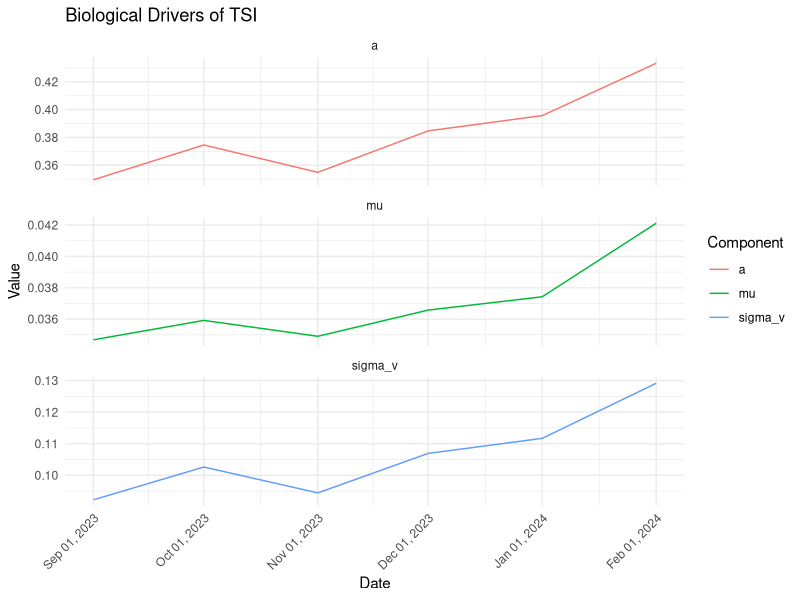
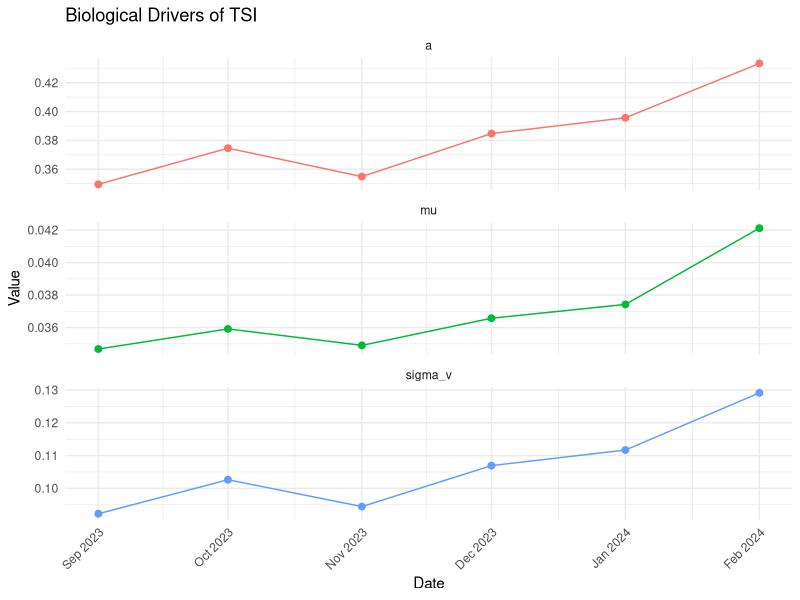
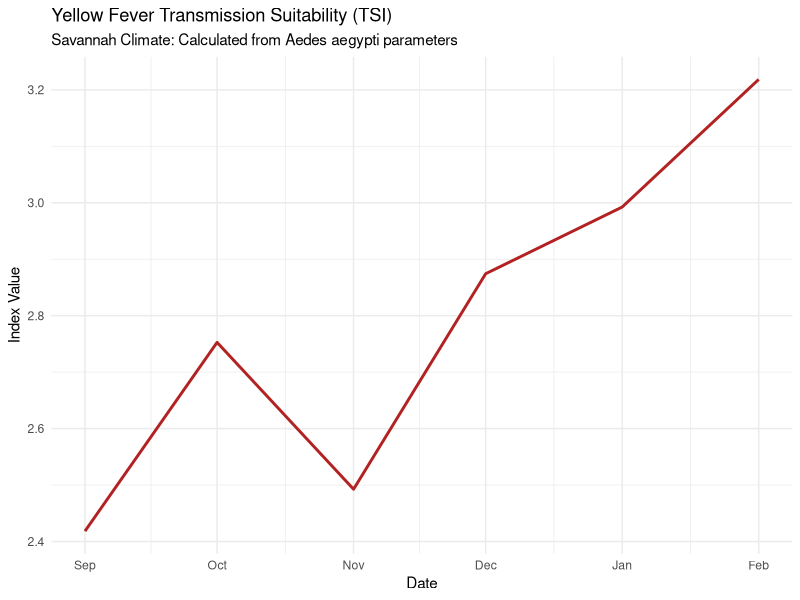
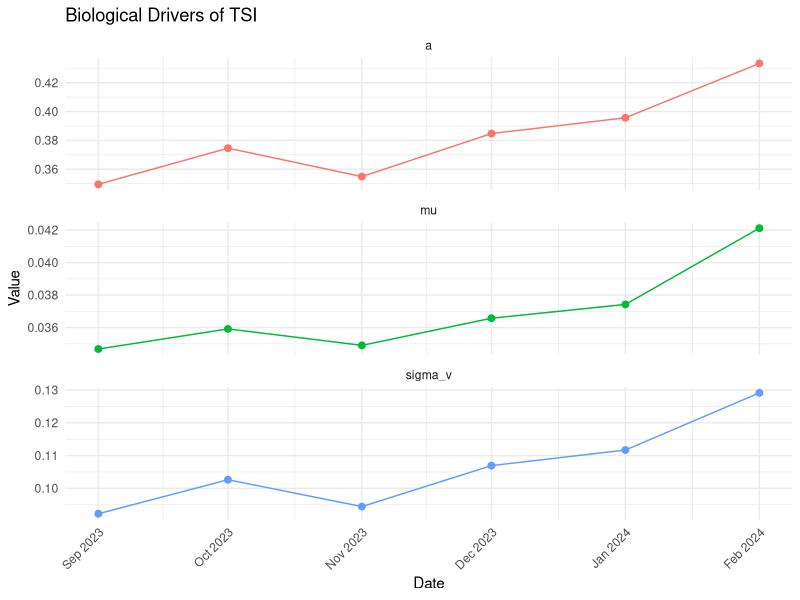

The R source for these figures, in order: (Note: this script raises an error after producing the figures.)
## ---- chunk 1
knitr::opts_chunk$set(echo = TRUE)
## ---- chunk 2
library(tidyverse)
## ---- chunk 3
sudan_climate <- read.csv("sudan_outbreak_temp.csv")
## ---- chunk 4
sudan_climate <- sudan_climate %>%
  rename(T = avg_t)
## ---- chunk 5
#TSI
# Based on Gaythorpe et al. / Mordecai et al. parameters for Aedes aegypti
calculate_tsi <- function(temp) {

# Biting rate (a) 
  
a_c    <- 0.000272  # Scaling constant
a_Tmin <- 13.35     # Thermal minimum 
a_Tmax <- 40.13     # Thermal maximum

# Biting rate (a) calculation
a <- a_c * temp * (temp - a_Tmin) * sqrt(pmax(0, a_Tmax - temp)) #Brière thermal response

# Use the variables for the cutoff to ensure consistency
a <- ifelse(temp > a_Tmin & temp < a_Tmax, a, 0)
  


# Mortality (mu) - 1/lifespan

mu_c    <- 0.148 #Mordecai 2017
mu_Tmin <- 9.16
mu_Tmax <- 37.73

lf <- mu_c * (temp - mu_Tmin) * (mu_Tmax - temp) #quadratic thermal response
mu <- 1 / pmax(lf, 1) #provide floor, avoid dividing by zero


#PDR or Incubation rate (1/EIP)
c_eip <- 0.0001
tmin_eip <- 17.67
tmax_eip <- 42.1

# Calculate the Rate (PDR) or sigma_v
sigma_v = c_eip * temp * (temp - tmin_eip) * sqrt(pmax(0, tmax_eip - temp)) #Brière thermal response
sigma_v = ifelse(temp <= tmin_eip | temp >= tmax_eip, 0, sigma_v)


# Total TSI
tsi_val <- ifelse(sigma_v > 0 & a > 0, (a^2 * exp(-mu / sigma_v)) / mu, 0)
  
 # Return all components for graphing
  return(data.frame(
    a = a,
    mu = mu,
    sigma_v = sigma_v,
    TSI = pmax(tsi_val, 0)
  ))
}

## ---- chunk 6
# Use rowwise to apply the function to each temperature value 'T'
sudan_TSI <- sudan_climate %>%
  rowwise() %>%
  reframe(date = date, T = T, calculate_tsi(T))

# View the first few rows to confirm columns (a, mu, TSI) are added
head(sudan_TSI)
## ---- chunk 7
library(scales)
library(lubridate)
## ---- chunk 8
sudan_TSI %>%
  # 1. Convert the character column to a real Date object
  mutate(date = ymd(date)) %>% 
  select(date, a, mu, sigma_v) %>%
  pivot_longer(-date, names_to = "Component", values_to = "Value") %>%
  ggplot(aes(x = date, y = Value, color = Component)) +
  geom_line() +
  facet_wrap(~Component, scales = "free_y", ncol = 1) +
  scale_x_date(
    date_breaks = "1 month",
    date_labels = "%b %d, %Y"
  ) +
  theme_minimal() +
  theme(
    axis.text.x = element_text(angle = 45, hjust = 1)
  ) +
  labs(title = "Biological Drivers of TSI", x = "Date")
## ---- chunk 9
sudan_TSI_plot <- sudan_TSI %>%
  # 1. Convert date to actual Date class to ensure lines connect correctly
  mutate(date = ymd(date)) %>% 
  select(date, a, mu, sigma_v) %>%
  pivot_longer(-date, names_to = "Component", values_to = "Value") %>%
  ggplot(aes(x = date, y = Value, color = Component)) +
  # 2. Add the line first
  geom_line(linewidth = 0.5) + 
  # 3. Add the points on top
  geom_point(size = 2) + 
  facet_wrap(~Component, scales = "free_y", ncol = 1) +
  scale_x_date(date_breaks = "1 month", date_labels = "%b %Y") +
  theme_minimal() +
  theme(
    axis.text.x = element_text(angle = 45, hjust = 1),
    legend.position = "none" # Optional: hide legend since facets are labeled
  ) +
  labs(title = "Biological Drivers of TSI", x = "Date", y = "Value")
## ---- chunk 10
plot(sudan_TSI_plot)
## ---- chunk 11
#Save the plot as a TIFF
ggsave(
  filename = "sudan_TSI_components.tiff",
  plot = sudan_TSI_plot,
  width = 8,       # Width in inches
  height = 10,     # Height in inches (tall because of 3 facets)
  dpi = 300,       
  bg = "white"
)
## ---- chunk 12
#Graph the TSI (Transmission Suitability)
sudan_TSI_plot2 <-sudan_TSI %>%
  mutate(date = ymd(date)) %>% 
  ggplot(aes(x = date, y = TSI)) +  
  geom_line(color = "firebrick", linewidth = 1) +
  labs(title = "Yellow Fever Transmission Suitability (TSI)",
       subtitle = "Savannah Climate: Calculated from Aedes aegypti parameters",
       y = "Index Value", x = "Date") +
  theme_minimal()
## ---- chunk 13
plot(sudan_TSI_plot2)
## ---- chunk 14
#Save the plot as a TIFF
ggsave(
  filename = "savannah_TSI.tiff",
  plot = savannah_TSI_plot2,
  width = 8,       # Width in inches
  height = 6,     # Height in inches
  dpi = 300,       
  bg = "white"
)
## ---- chunk 15
save(sudan_TSI, file = "sudan_TSI.RData")
